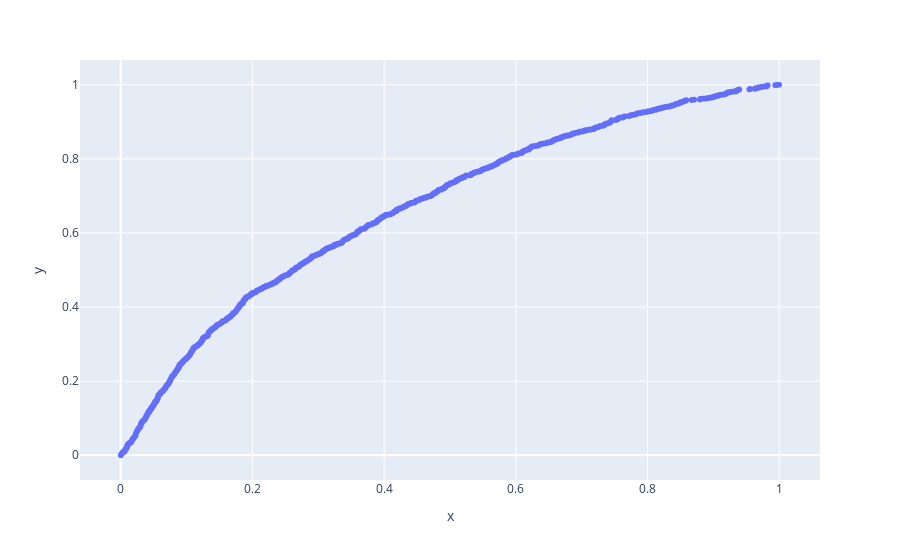

Notebook source saved alongside this figure:
### Code cell
px.scatter(x = fpr,y = tpr)

### Figure 1 — Plotly figure (JSON) as saved in the notebook; plotly's stock layout.template omitted (floating-point values rounded to 4 significant figures; data arrays with more than 128 entries replaced by an {"elided": "..."} marker saying what was removed)
{"data": [{"hovertemplate": "x=%{x}<br>y=%{y}<extra></extra>", "legendgroup": "", "marker": {"color": "#636efa", "symbol": "circle"}, "mode": "markers", "name": "", "showlegend": false, "type": "scattergl", "x": {"elided": "2118 float values"}, "xaxis": "x", "y": {"elided": "2118 float values"}, "yaxis": "y"}], "layout": {"legend": {"tracegroupgap": 0}, "margin": {"t": 60}, "xaxis": {"anchor": "y", "domain": [0, 1], "title": {"text": "x"}}, "yaxis": {"anchor": "x", "domain": [0, 1], "title": {"text": "y"}}}}
